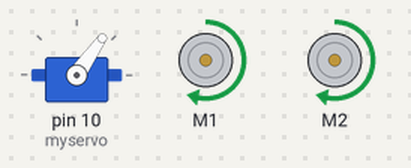
Bench run of a sketch on a simulated Arduino Uno, built with avr-gcc and run on an emulated ATmega328P. Parts: servo, 2 × DC motor (green arrow = forward, orange = backward, longer = faster).

Above: at 0.1 s.
At 2.15 s:
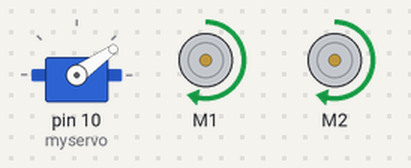
At 2.79 s:
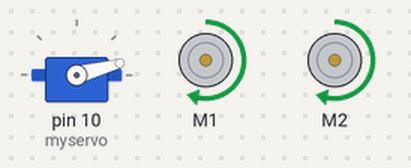
At 3.32 s:
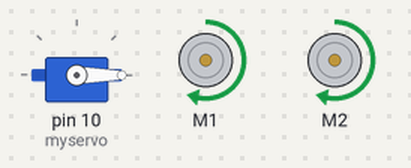
At 4.6 s:
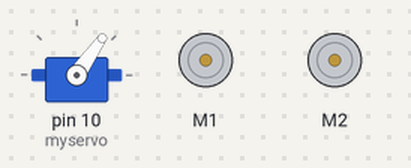
Timing chart, 0 to 6.1 s (numbered marks = the images above):
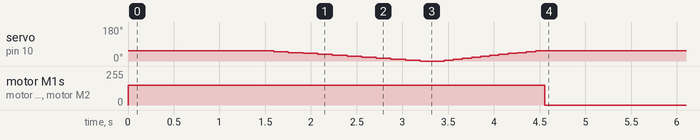

The sketch:

right_turn_car_code.ino
```cpp
#include <Servo.h>
#include <AFMotor.h>
//velocity at 150 of motor = 41.9cm/s
Servo myservo;
AF_DCMotor motor1(1, MOTOR12_1KHZ);
AF_DCMotor motor2(2, MOTOR12_1KHZ);


int pos = 55;    // variable to store the servo position
int a=1; //flag for steering
int i=0;
int end=0;
int end_true=0;
void setup() {
  myservo.attach(10);
  Serial.begin(9600);
}

void loop() {
  if(end==0){
  int t1=millis();
  motor1.run(FORWARD);
  motor1.setSpeed(150);
  motor2.run(FORWARD);
  motor2.setSpeed(150);
  if(millis()<=1432){
  myservo.write(55); //pos=60
  }
  //initiating steer
  if(millis()>1432 && i==0){
    int t2=millis();
    for(pos=55; pos>=0; pos-=5){
      myservo.write(pos);
      delay(160);
    }
    i=1;
    int t3=millis();
  }
  //returning to normal steer
  if(millis()>1432 && i==1){
    int t4=millis();
    for(pos=0; pos<=55; pos+=5){
      myservo.write(pos);
      delay(100);
    }
    motor1.run(RELEASE);
    motor2.run(RELEASE);
    int t5=millis();
    end=1;
  }
}
}
```

Measured:
- by itself, servo on pin 10 (myservo): 55° → 50° at 1.6 s, → 45° 0.16 s later, → 40° 0.16 s later, → 35° 0.16 s later, … (22 changes in this stretch)
- by itself, motor M1, motor M2: stopped → forward 150/255 at 0.00 s, → stopped 4.6 s later
